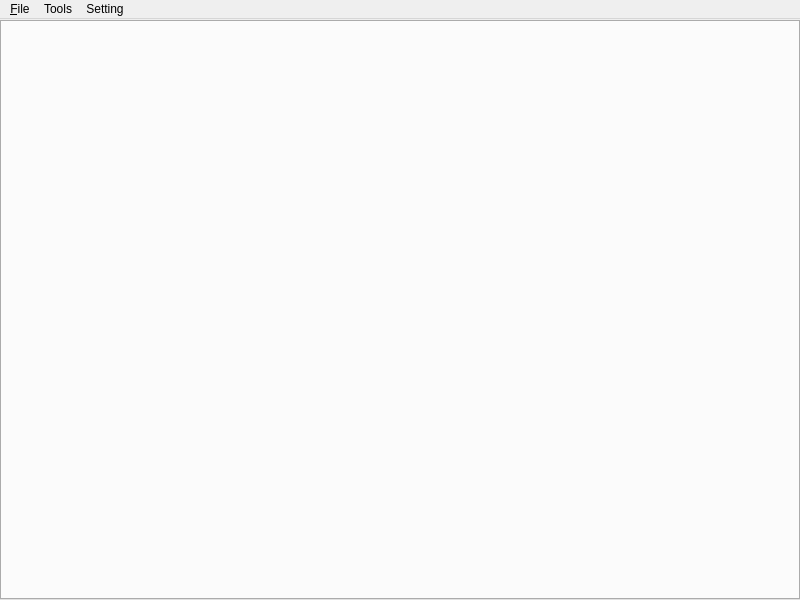
<?xml version="1.0" encoding="UTF-8"?>
<ui version="4.0">
 <class>oMainWindow</class>
 <widget class="QMainWindow" name="oMainWindow">
  <property name="geometry">
   <rect>
    <x>0</x>
    <y>0</y>
    <width>800</width>
    <height>600</height>
   </rect>
  </property>
  <property name="acceptDrops">
   <bool>true</bool>
  </property>
  <property name="windowTitle">
   <string>DoraXml</string>
  </property>
  <widget class="QWidget" name="centralwidget">
   <layout class="QGridLayout" name="gridLayout">
    <property name="leftMargin">
     <number>0</number>
    </property>
    <property name="topMargin">
     <number>1</number>
    </property>
    <property name="rightMargin">
     <number>0</number>
    </property>
    <property name="bottomMargin">
     <number>0</number>
    </property>
    <property name="spacing">
     <number>0</number>
    </property>
    <item row="0" column="0">
     <widget class="QTabWidget" name="tabWidget">
      <property name="sizePolicy">
       <sizepolicy hsizetype="Expanding" vsizetype="Expanding">
        <horstretch>0</horstretch>
        <verstretch>0</verstretch>
       </sizepolicy>
      </property>
      <property name="acceptDrops">
       <bool>false</bool>
      </property>
      <property name="tabPosition">
       <enum>QTabWidget::North</enum>
      </property>
      <property name="currentIndex">
       <number>-1</number>
      </property>
      <property name="tabsClosable">
       <bool>true</bool>
      </property>
      <property name="movable">
       <bool>true</bool>
      </property>
     </widget>
    </item>
   </layout>
  </widget>
  <widget class="QMenuBar" name="menubar">
   <property name="geometry">
    <rect>
     <x>0</x>
     <y>0</y>
     <width>800</width>
     <height>22</height>
    </rect>
   </property>
   <widget class="QMenu" name="menu">
    <property name="title">
     <string>&amp;File</string>
    </property>
    <addaction name="action_New"/>
    <addaction name="action_Open"/>
    <addaction name="actionSave"/>
    <addaction name="actionSave_All"/>
    <addaction name="actionClose"/>
   </widget>
   <widget class="QMenu" name="menuSetting">
    <property name="title">
     <string>Setting</string>
    </property>
    <addaction name="actionFont"/>
   </widget>
   <widget class="QMenu" name="menuTools">
    <property name="title">
     <string>Tools</string>
    </property>
    <addaction name="actionColorPicker"/>
   </widget>
   <addaction name="menu"/>
   <addaction name="menuTools"/>
   <addaction name="menuSetting"/>
  </widget>
  <action name="action_New">
   <property name="text">
    <string>New</string>
   </property>
   <property name="shortcut">
    <string>Ctrl+N</string>
   </property>
  </action>
  <action name="action_Open">
   <property name="text">
    <string>Open</string>
   </property>
   <property name="shortcut">
    <string>Ctrl+O</string>
   </property>
  </action>
  <action name="actionSave">
   <property name="text">
    <string>Save</string>
   </property>
   <property name="shortcut">
    <string>Ctrl+S</string>
   </property>
  </action>
  <action name="actionSave_All">
   <property name="text">
    <string>Save All</string>
   </property>
   <property name="shortcut">
    <string>Ctrl+Shift+S</string>
   </property>
  </action>
  <action name="actionClose">
   <property name="text">
    <string>Close</string>
   </property>
   <property name="shortcut">
    <string>Ctrl+W</string>
   </property>
  </action>
  <action name="actionFont">
   <property name="text">
    <string>Font</string>
   </property>
  </action>
  <action name="actionColorPicker">
   <property name="text">
    <string>Color</string>
   </property>
   <property name="shortcut">
    <string>Ctrl+Shift+C</string>
   </property>
  </action>
 </widget>
 <resources/>
 <connections/>
</ui>
